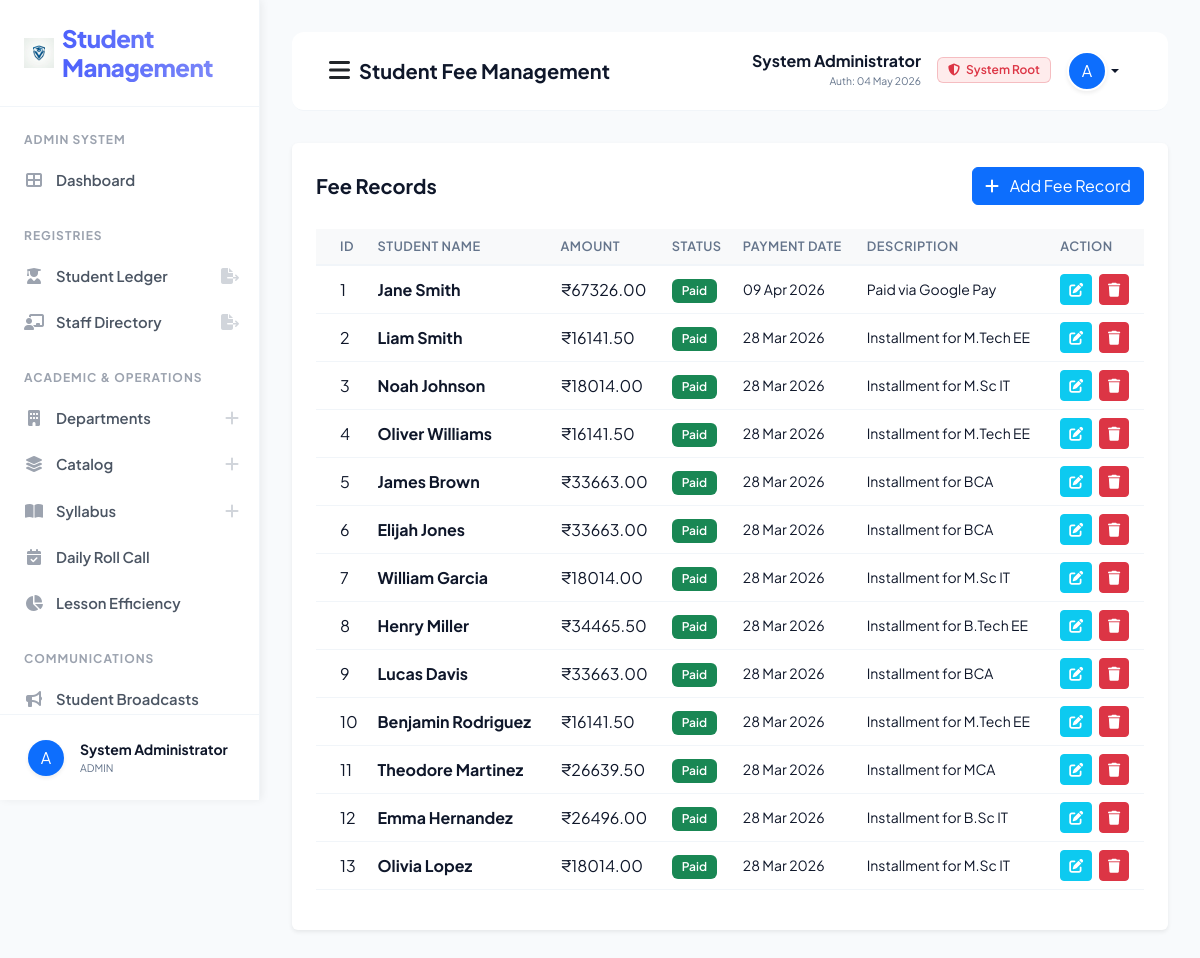
Page /manage_fees/ (signed in) on the committed database.
### sms/models.py (models this page shows, shortened)
class CustomUser(AbstractUser):
    USER_TYPE_CHOICES = (
        ('ADMIN', 'Admin'),
        ('TEACHER', 'Teacher'),
        ('STUDENT', 'Student'),
    )
    user_type = models.CharField(max_length=10, choices=USER_TYPE_CHOICES, default='ADMIN')
    profile_pic = models.ImageField(upload_to='profile_pics/', null=True, blank=True)
    phone = models.CharField(max_length=15, null=True, blank=True)

class StudentFee(models.Model):
    student = models.ForeignKey(Student, on_delete=models.CASCADE)
    fee_amount = models.DecimalField(max_digits=10, decimal_places=2)
    payment_date = models.DateField(auto_now_add=True)
    description = models.CharField(max_length=255, blank=True)
    status_choices = (
        ('Paid', 'Paid'),
        ('Pending', 'Pending'),
    )
    status = models.CharField(max_length=50, choices=status_choices, default='Paid')
    transaction_id = models.CharField(max_length=100, unique=True, null=True, blank=True)
    created_at = models.DateTimeField(auto_now_add=True)
    updated_at = models.DateTimeField(auto_now=True)

class Student(models.Model):
    user = models.OneToOneField(CustomUser, on_delete=models.CASCADE)
    gender = models.CharField(max_length=10)
    address = models.TextField()
    course = models.ForeignKey(Course, on_delete=models.DO_NOTHING)
    created_at = models.DateTimeField(auto_now_add=True)
    updated_at = models.DateTimeField(auto_now=True)
    def __str__(self):
        return self.user.get_full_name()

### sms/views/admin_views.py (the view)
# urls.py: path('manage_fees/', admin_views.manage_fees, name="manage_fees"),
def manage_fees(request):
    fees = StudentFee.objects.all().order_by('-payment_date')
    form = StudentFeeForm()
    context = {
        "fees": fees,
        "form": form
    }
    return render(request, "sms/admin_template/manage_fees.html", context)

### sms/templates/sms/admin_template/manage_fees.html (shortened to what this page needs)
{% extends 'sms/base.html' %}
{% block page_title %}Student Fee Management{% endblock page_title %}
{% block sidebar_nav %}
{% include 'sms/admin_template/sidebar_template.html' with active_page='manage_fees' %}
{% endblock sidebar_nav %}
{% block main_content %}
<div class="card shadow-sm border-0 p-4">
    <div class="d-flex justify-content-between align-items-center mb-4">
        <h5 class="fw-bold mb-0">Fee Records</h5>
        <button class="btn btn-primary" data-bs-toggle="modal" data-bs-target="#addFeeModal"><i
                class="fas fa-plus me-2"></i> Add Fee Record</button>
    </div>
    <div class="table-responsive">
        <table class="table table-hover align-middle">
            <thead class="bg-light">
                <tr>
                    <th class="ps-4">ID</th>
                    <th>Student Name</th>
                    <th>Amount</th>
                    <th>Status</th>
                    <th>Payment Date</th>
                    <th>Description</th>
                    <th>Action</th>
                </tr>
            </thead>
            <tbody>
                {% for fee in fees %}
                <tr>
                    <td class="ps-4">{{ forloop.counter }}</td>
                    <td class="fw-bold">{{ fee.student.user.get_full_name }}</td>
                    <td>₹{{ fee.fee_amount }}</td>
                    <td>
                        {% if fee.status == 'Paid' %}
                        <span class="badge bg-success">Paid</span>
                        {% else %}
                        <span class="badge bg-warning text-dark">Pending</span>
                        {% endif %}
                    </td>
                    <td class="text-muted small">{{ fee.payment_date|date:"d M Y" }}</td>
                    <td class="text-muted small">{{ fee.description|default:"-" }}</td>
                    <td>
                        <a href="{% url 'edit_fee' fee.id %}" class="btn btn-sm btn-info text-white me-1"><i
                                class="fas fa-edit"></i></a>
                        <a href="{% url 'delete_fee' fee.id %}" class="btn btn-sm btn-danger"
                            onclick="return confirm('Delete this fee record?')"><i class="fas fa-trash"></i></a>
                    </td>
                </tr>
                {% empty %}
                <tr>
                    <td colspan="7" class="text-center py-5 text-muted">No fee records found.</td>
                </tr>
                {% endfor %}
            </tbody>
        </table>
    </div>
</div>
{% endblock main_content %}

### sms/templates/sms/base.html (shortened to what this page needs)
<!DOCTYPE html>
{% load static %}
<html lang="en">
<head>
    <link href="https://cdn.jsdelivr.net/npm/bootstrap@5.3.0/dist/css/bootstrap.min.css" rel="stylesheet">
    <link rel="stylesheet" href="https://cdnjs.cloudflare.com/ajax/libs/font-awesome/6.4.0/css/all.min.css">
    <link rel="stylesheet" href="{% static 'css/style.css' %}?v=4.0">
</head>
<body>
    <div class="sidebar" id="sidebar">
        <div class="sidebar-brand d-flex align-items-center">
            <img src="{% static 'images/logo.png' %}" width="30" height="30" class="me-2">
            <h4 class="m-0">Student Management</h4>
        </div>
        <div class="nav flex-column sidebar-scroll flex-grow-1 overflow-y-auto">
            {% block sidebar_nav %}{% endblock sidebar_nav %}
        </div>
        <div class="sidebar-footer border-top p-0 mt-auto">
            <div class="dropup w-100">
                <button class="btn w-100 d-flex align-items-center p-3 border-0 bg-transparent dropdown-toggle no-caret" type="button" data-bs-toggle="dropdown" aria-expanded="false">
                    {% if user.profile_pic %}
                    <img src="{{ user.profile_pic.url }}" width="36" height="36" class="rounded-circle me-3 shadow-sm">
                    {% else %}
                    <div class="bg-primary text-white rounded-circle d-flex align-items-center justify-content-center shadow-sm me-3" style="width: 36px; height: 36px; flex-shrink: 0;">
                        {{ user.username|first|upper }}
                    </div>
                    {% endif %}
                    <div class="text-start overflow-hidden">
                        <div class="fw-bold small text-dark text-truncate">{{ user.get_full_name }}</div>
                        <div class="text-muted text-truncate" style="font-size: 0.65rem;">{{ user.user_type }}</div>
                    </div>
                </button>
            </div>
        </div>
    </div>
    <div class="main-content">
        <nav class="navbar border-bottom">
            <div class="container-fluid">
                <div class="d-flex align-items-center">
                    <button id="sidebarToggle" class="btn btn-link link-dark me-2 p-0">
                        <i class="fas fa-bars fs-4 text-main"></i>
                    </button>
                    <span class="navbar-brand fw-bold text-dark">{% block page_title %}{% endblock page_title %}</span>
                </div>
                <div class="d-flex align-items-center">
                    <div class="dropdown">
                        <button
                            class="btn btn-link dropdown-toggle text-decoration-none text-dark d-flex align-items-center"
                            type="button" data-bs-toggle="dropdown">
                            <div class="text-end me-3 d-none d-md-block">
                                <span class="d-block fw-bold lh-1 mb-1">{{ user.get_full_name }}</span>
                                <span class="d-block text-muted" style="font-size: 0.65rem;">Auth: {{ user.last_login|date:"d M Y" }}</span>
                            </div>
                            {% if user.user_type == "TEACHER" %}
                            <span class="badge bg-soft-success text-success me-3 border border-success border-opacity-25 d-none d-lg-inline-block">
                                <i class="fas fa-certificate me-1"></i> Staff Verified
                            </span>
                            {% elif user.user_type == "STUDENT" %}
                             <span class="badge bg-soft-primary text-primary me-3 border border-primary border-opacity-25 d-none d-lg-inline-block">
                                <i class="fas fa-user-graduate me-1"></i> Student ID Active
                            </span>
                             {% elif user.user_type == "ADMIN" %}
                             <span class="badge bg-soft-danger text-danger me-3 border border-danger border-opacity-25 d-none d-lg-inline-block">
                                <i class="fas fa-shield-alt me-1"></i> System Root
                            </span>
                            {% endif %}
                            {% if user.profile_pic %}
                            <img src="{{ user.profile_pic.url }}" width="40" height="40" class="rounded-circle shadow-sm border border-light">
                            {% else %}
                            <div class="bg-primary text-white rounded-circle d-flex align-items-center justify-content-center shadow-sm"
                                style="width: 40px; height: 40px; border: 2px solid white;">
                                {{ user.username|first|upper }}
                            </div>
                            {% endif %}
                        </button>
                    </div>
                </div>
            </div>
        </nav>
        {% block main_content %}{% endblock main_content %}
    </div>
</body>
</html>

### sms/static/css/style.css (style rules this page uses)
:root { --primary-color: #4d61fc; --primary-hover: #3b4ad9; --sidebar-bg: #ffffff; --sidebar-text: #4b5563; --sidebar-active-bg: #eff6ff; --sidebar-active-text: #4d61fc; --border-color: #f1f5f9; --body-bg: #f8fafc; --card-bg: #ffffff; --text-main: #0f172a; --text-muted: #64748b; --transition-speed: 0.25s; --shadow-premium: 0 10px 40px -10px rgba(0, 0, 0, 0.08); }
.bg-soft-danger { background: rgba(239, 68, 68, 0.1) !important; }
body { background-color: var(--body-bg) !important; color: var(--text-main) !important; font-family: 'Plus Jakarta Sans', sans-serif !important; margin: 0 !important; overflow-x: hidden !important; transition: background-color var(--transition-speed), color var(--transition-speed); }
.sidebar { width: 260px; height: 100vh; position: fixed; top: 0; left: 0; background-color: var(--sidebar-bg); border-right: 1px solid var(--border-color); box-shadow: 2px 0 8px rgba(0,0,0,0.06); z-index: 1060; display: flex; flex-direction: column; overflow: hidden; transition: left var(--transition-speed) ease-in-out; }
.sidebar-brand { padding: 24px !important; border-bottom: 1px solid var(--border-color) !important; flex-shrink: 0 !important; }
.sidebar-brand h4 { margin: 0 !important; font-weight: 800 !important; letter-spacing: -0.5px !important; background: linear-gradient(to right, var(--primary-color), #818cf8); -webkit-background-clip: text; background-clip: text; -webkit-text-fill-color: transparent; }
.sidebar-scroll { overflow-y: auto !important; overflow-x: hidden !important; flex: 1 !important; min-height: 0 !important; flex-wrap: nowrap !important; }
.sidebar-footer { padding: 8px 12px !important; border-top: 1px solid var(--border-color) !important; flex-shrink: 0 !important; }
.no-caret::after { display: none !important; }
.main-content { margin-left: 260px; padding: 32px 32px 100px 32px; min-height: 100vh; box-sizing: border-box; transition: margin-left var(--transition-speed); }
h5.fw-bold { color: var(--text-main); }
.badge { font-weight: 600 !important; padding: 6px 10px !important; }
.table { color: var(--text-main) !important; }
.table thead th { border-bottom: 2px solid var(--border-color) !important; color: var(--text-muted) !important; font-weight: 600 !important; text-transform: uppercase !important; font-size: 0.8rem !important; letter-spacing: 0.5px !important; background-color: transparent !important; }
.table tbody td { border-color: var(--border-color) !important; color: var(--text-main) !important; background-color: transparent !important; }
.navbar { background: var(--card-bg) !important; border-bottom: 1px solid var(--border-color) !important; padding: 12px 24px !important; margin-bottom: 32px !important; border-radius: 12px !important; transition: background var(--transition-speed), border-color var(--transition-speed); }
.text-dark { color: var(--text-main) !important; }
.text-muted { color: var(--text-muted) !important; }

### rows in the picture
CustomUser: username|first "A", get_full_name "System Administrator", user_type "ADMIN", last_login "04 May 2026"
StudentFee: student.user.get_full_name "Jane Smith", fee_amount "67326.00", status "Paid", payment_date "09 Apr 2026", description "Paid via Google Pay"
StudentFee: student.user.get_full_name "Liam Smith", fee_amount "16141.50", status "Paid", payment_date "28 Mar 2026", description "Installment for M.Tech EE"
StudentFee: student.user.get_full_name "Noah Johnson", fee_amount "18014.00", status "Paid", payment_date "28 Mar 2026", description "Installment for M.Sc IT"
StudentFee: student.user.get_full_name "Oliver Williams", fee_amount "16141.50", status "Paid", payment_date "28 Mar 2026", description "Installment for M.Tech EE"
StudentFee: student.user.get_full_name "James Brown", fee_amount "33663.00", status "Paid", payment_date "28 Mar 2026", description "Installment for BCA"
StudentFee: student.user.get_full_name "Elijah Jones", fee_amount "33663.00", status "Paid", payment_date "28 Mar 2026", description "Installment for BCA"
StudentFee: student.user.get_full_name "William Garcia", fee_amount "18014.00", status "Paid", payment_date "28 Mar 2026", description "Installment for M.Sc IT"
StudentFee: student.user.get_full_name "Henry Miller", fee_amount "34465.50", status "Paid", payment_date "28 Mar 2026", description "Installment for B.Tech EE"
StudentFee: student.user.get_full_name "Lucas Davis", fee_amount "33663.00", status "Paid", payment_date "28 Mar 2026", description "Installment for BCA"
StudentFee: student.user.get_full_name "Benjamin Rodriguez", fee_amount "16141.50", status "Paid", payment_date "28 Mar 2026", description "Installment for M.Tech EE"
StudentFee: student.user.get_full_name "Theodore Martinez", fee_amount "26639.50", status "Paid", payment_date "28 Mar 2026", description "Installment for MCA"
StudentFee: student.user.get_full_name "Emma Hernandez", fee_amount "26496.00", status "Paid", payment_date "28 Mar 2026", description "Installment for B.Sc IT"
StudentFee: student.user.get_full_name "Olivia Lopez", fee_amount "18014.00", status "Paid", payment_date "28 Mar 2026", description "Installment for M.Sc IT"
